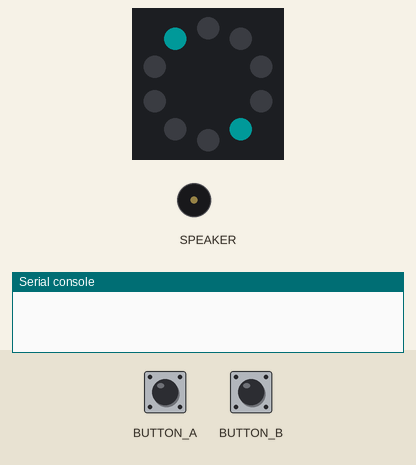
A program run on a simulated Circuit Playground running CircuitPython. Shown: the board's ring of 10 RGB LEDs (number 0 left of the top, counting anticlockwise), buzzer (waves = sounding), the last lines printed to the serial console. The test bench sets the inputs (shaded band). Dim RGB values are drawn brighter than linear; random numbers come from a fixed seed; audio playback is drawn as a buzzer.

Above: at 2.2 s.
2.3 s: button A pressed for 0.15 s
At 3.1 s:
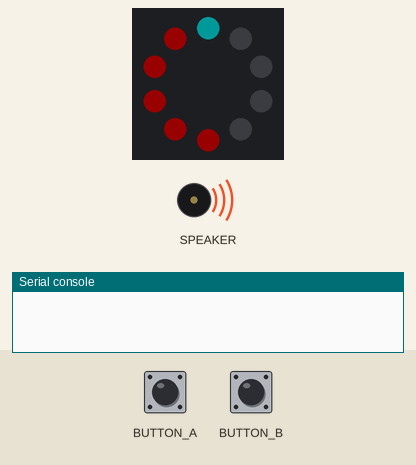
3.9 s: button B pressed for 0.15 s
At 4.4 s:
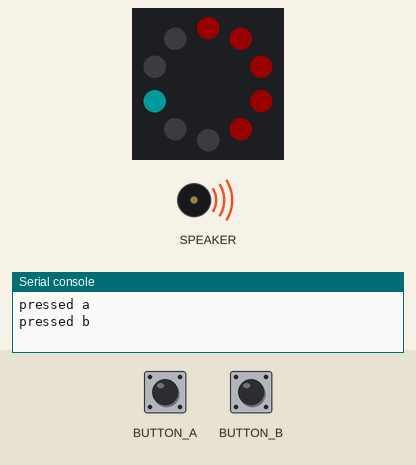
5.5 s: button B pressed for 1 s
At 6.3 s:
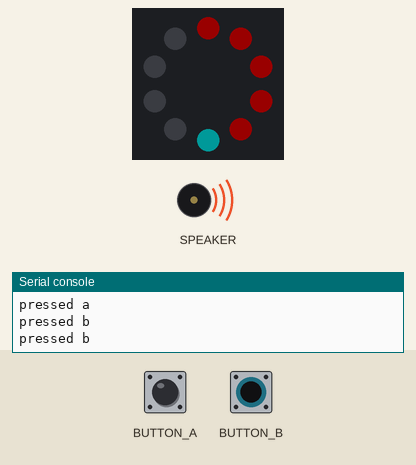
7.1 s: button A pressed for 1 s
At 7.9 s:
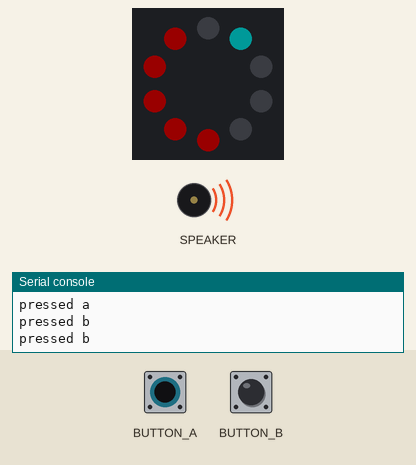
8.7 s: BUTTON_A (button A) driven HIGH and BUTTON_B (button B) driven HIGH
At 10.3 s:
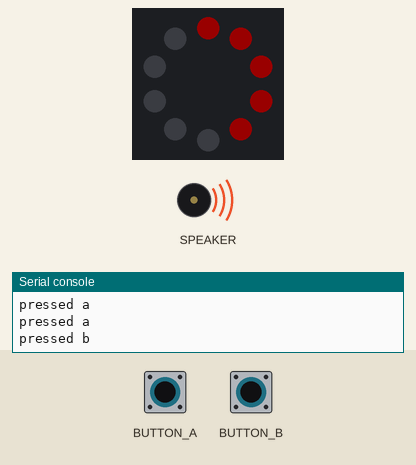
Timing chart, 0 to 12.2 s (numbered marks = the images above; inputs shaded):
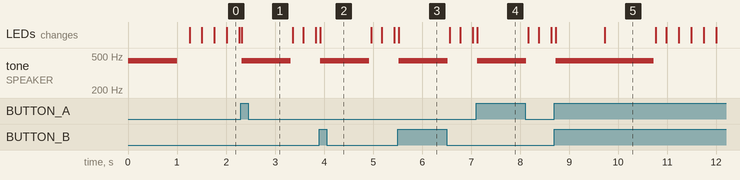

Measured:
- after the input at 2.3 s, tone on SPEAKER: silent → 440 Hz at once, → silent 1.0 s later
- after the input at 3.9 s, tone on SPEAKER: silent → 440 Hz at once, → silent 1.0 s later
- after the input at 5.5 s, tone on SPEAKER: silent → 440 Hz at once, → silent 1.0 s later
- after the input at 7.1 s, tone on SPEAKER: silent → 440 Hz at once, → silent 1.0 s later
- after the input at 8.7 s, tone on SPEAKER: silent → 440 Hz at once, → silent 2.0 s later
- what the display in image 5 shows lasts 1.1 s, from 9.7 s to 10.8 s

The program:

code.py
```python
"""
PyCon 2022 Circuit Playground Bluefruit Demo Hack by objectfox

A simple button reflex game using the circuit python bluefruit board.
Try to press the corresponding button when the light on each side reaches the 'top',
if you're holding it by the USB connector.
"""
import time
import random
import board
import keypad
from adafruit_circuitplayground import cp

cp.pixels.brightness = 0.1  # Set the pixel brightness to 10%.

# Set up the buttons using the keypad module.
buttons = keypad.Keys((board.BUTTON_A, board.BUTTON_B), value_when_pressed=True, pull=True, max_events=1)

# Play a random wav file from the list on startup.
startup_sound = ("audio/ring.wav", "audio/space.wav", "audio/think.wav")
cp.play_file(startup_sound[2])

def current_milli_time():
    return round(time.monotonic() * 1000)

speedup = 0
next_change = current_milli_time() + 250
current_place = [random.randint(0,4), 5+random.randint(0,4)]


while True:
    button_event = buttons.events.get()  # Set up to get the button press and release events.
    if button_event:  # If there is a button event, continue onto the following code.
        if button_event.pressed:
            if button_event.pressed and button_event.key_number == 1:  # When button B is pressed...
                print("pressed b")
                if current_place[1] == 5:
                    cp.play_file(startup_sound[1])
                    speedup += 20
                    next_change = current_milli_time() + 250
                else:
                    for pixel in range(5,10):
                        cp.pixels[pixel] = (255, 0, 0)
                    cp.play_file(startup_sound[0])
                    next_change = current_milli_time() + 250
                    for pixel in range(5,10):
                        cp.pixels[pixel] = (0, 0, 0)
                    current_place[1] = random.randint(0,2)

            else:  # Otherwise...
                if current_place[0] == 4:
                    cp.play_file(startup_sound[1])
                    speedup += 20
                    next_change = current_milli_time() + 250
                else:
                    for pixel in range(0,5):
                        cp.pixels[pixel] = (255, 0, 0)
                    cp.play_file(startup_sound[0])
                    next_change = current_milli_time() + 250
                    for pixel in range(0,5):
                        cp.pixels[pixel] = (0, 0, 0)
                    current_place[0] = random.randint(0,2)
                print("pressed a")


    if current_milli_time() > next_change:
        next_change = current_milli_time() + 250 - speedup

        cp.pixels[current_place[0]] = (0, 0, 0)  # This clears the last pixel.
        cp.pixels[current_place[1]] = (0, 0, 0)  # This clears the last pixel.

        # Move the light to the next place
        current_place[0] += 1

        if current_place[0] > 4:
            current_place[0] = 0

        current_place[1] -= 1

        if current_place[1] < 5:
            current_place[1] = 9

        cp.pixels[current_place[0]] = (0, 255, 255)  # This sets the next pixel to cyan.
        cp.pixels[current_place[1]] = (0, 255, 255)  # This sets the next pixel to cyan.

# TODO: Trigger a rainbow on X successful hits as a win state
# TODO: Figure out how to reset the game with a sustained double button press
```
